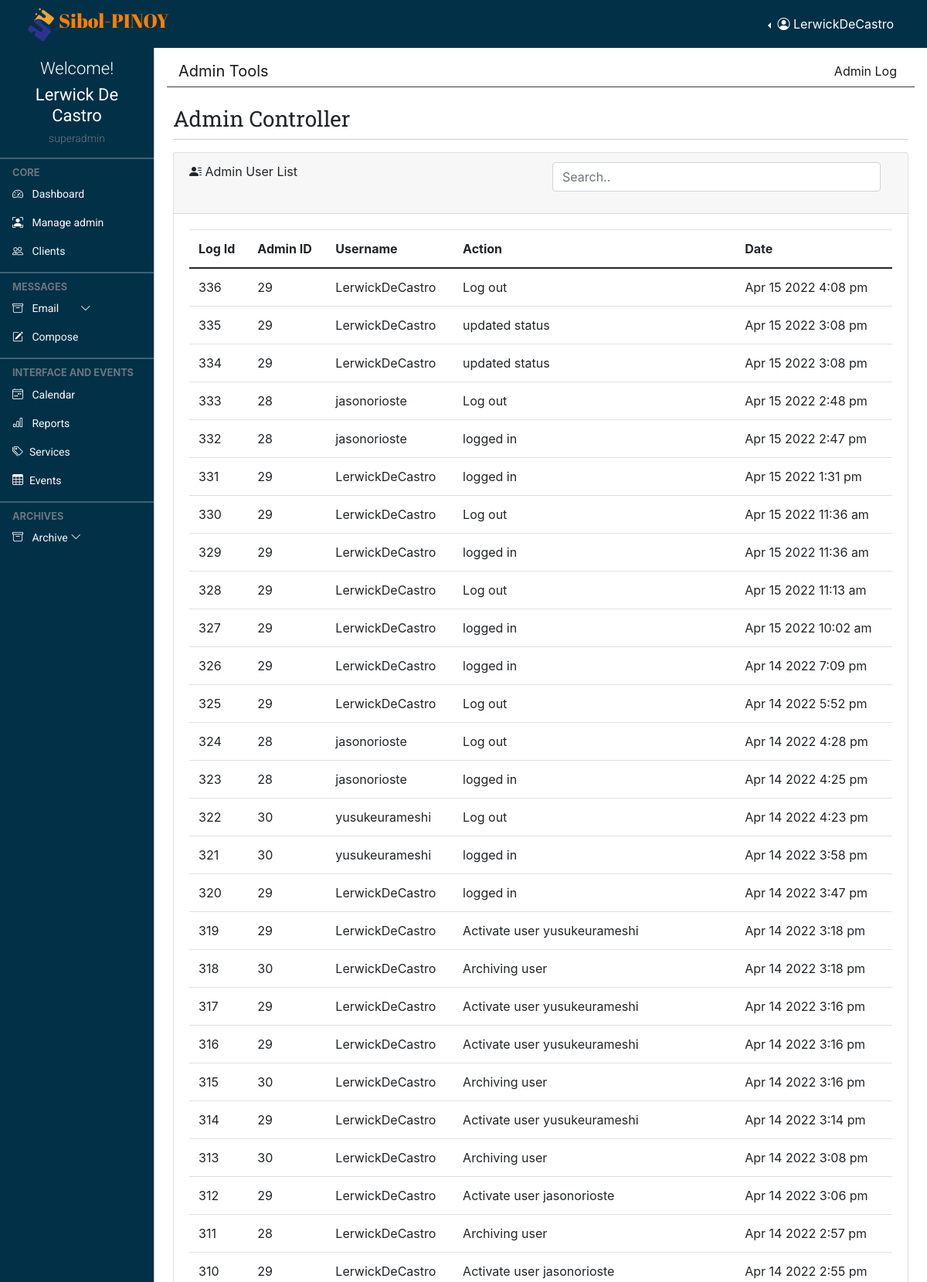
Page /admin/admin.log.php (signed in, upper part) on the committed database.
### tables this page shows
CREATE TABLE `profile` (
  `id` int(11) NOT NULL,
  `loginId` int(11) NOT NULL,
  `firstName` varchar(255) NOT NULL,
  `lastName` varchar(255) NOT NULL,
  `dateAdded` datetime NOT NULL
);

CREATE TABLE `adminlog` (
  `id` int(150) NOT NULL,
  `loginId` int(11) NOT NULL,
  `action` varchar(255) NOT NULL,
  `actionBy` varchar(255) NOT NULL,
  `date` datetime NOT NULL
);

### admin/admin.log.php (the view, shortened to what this page needs)
<!doctype html>
<html lang="en">
  <?php
      require "layout.part/admin.header.php";
  ?>
  <body>
    <?php
      require "layout.part/admin.top.navbar.php";
    ?>
    <?php
      require "layout.part/admin.side.navbar.php";
    ?>
    <main class="mt-5 pt-3">
        <nav class="navbar navbar-expand-lg navbar-light bg-white">
            <div class="container-fluid border-bottom border-3 border-dark mb-2">
                <a class="navbar-brand" href="admin.con">Admin Tools</a>
                <div class="navbar-nav">
                    <a class="nav-link active" aria-current="page" href="admin.log">Admin Log</a>
                </div>
            </div>
        </nav>
        <div class="container-fluid px-4">
            <div class="row">
                <div class="col-md-12 my-2">
                    <h4 class="page-header">Admin Controller</h4>
                    <hr class="dropdown-divider bg-dark" />
                </div>
            </div>
            <div class="row">
            <div class="col-md-12 mb-3">
                <div class="card">
                    <div class="card-header">
                        <i class="bi bi-person-lines-fill"></i></span> Admin User List
                        <div class="form-group float-end col-md-6">
                            <input type="text" class="form-control inputSearch" id="inputSearch" placeholder="Search..">
                        </div>
                    </div>
                    <div class="card-body">
                        <div class="table-responsive">
                            <table id="example" class="table data-table" style="width: 100%">
                                <thead>
                                    <tr>
                                        <th>Log Id</th>
                                        <th>Admin ID</th>
                                        <th>Username</th>
                                        <th>Action</th>
                                        <th>Date</th>
                                    </tr>
                                </thead>
                                <tbody id="myTable">
                                    <?php
                                        $adminlog_query = "SELECT * FROM `adminlog` ORDER BY id DESC";
                                        $adminlog_query_result = mysqli_query($conn, $adminlog_query);
                                        if(mysqli_num_rows($adminlog_query_result) > 0){
                                            foreach($adminlog_query_result as $adminlog){
                                                ?>
                                                <tr>
                                                    <td><?= $adminlog['id'] ?></td>
                                                    <td><?= $adminlog['loginId'] ?></td>
                                                    <td><?= $adminlog['actionBy'] ?></td>
                                                    <td><?= $adminlog['action'] ?></td>
                                                    <td><?= date('M d Y g:i a',  strtotime($adminlog['date'])) ?></td>
                                                </tr>
                                                <?php
                                            }
                                        }
                                    ?>
                                </tbody>
                            </table>
                        </div>
                    </div>
                </div>
            </div>
        </div>
    </main>
  </body>
</html>

### admin/layout.part/admin.header.php (shortened to what this page needs)
  <head>
    <link href="https://cdn.jsdelivr.net/npm/bootstrap@5.0.2/dist/css/bootstrap.min.css" rel="stylesheet">
    <link rel="stylesheet" href="https://cdnjs.cloudflare.com/ajax/libs/fullcalendar/3.4.0/fullcalendar.css" />
    <link rel="stylesheet" href="https://cdnjs.cloudflare.com/ajax/libs/twitter-bootstrap/4.0.0-alpha.6/css/bootstrap.css" />
    <link rel="stylesheet" href="https://cdn.jsdelivr.net/npm/bootstrap-icons@1.4.1/font/bootstrap-icons.css"/>
    <link rel="stylesheet" href="style/dataTables.bootstrap5.min.css" />
    <link rel="stylesheet" href="style/addstyler.css" />
    <link rel="stylesheet" href="style/colored.css" />
  </head>
<?php
function levelCheck($lev){
    if($lev == "0"){
      $lev = "admin";
    }
    else if($lev == "1"){
      $lev = "superadmin";
    }
    echo $lev;
  }
?>

### admin/layout.part/admin.top.navbar.php (shortened to what this page needs)
<?php
  require "../connection.php";
  if(isset($_SESSION["username"]) && isset($_SESSION["level"])){
    $musername = $_SESSION["username"];
    $sql = "SELECT login.loginId, profile.firstName, profile.lastName, login.username, login.level FROM login INNER JOIN profile ON
                login.loginId = profile.loginId WHERE login.username = '$musername'";
    if($result = $conn->query($sql)){
      if($result->num_rows == 1){
        if($row = $result->fetch_assoc()){
          $firstName = $row["firstName"];
          $lastName = $row["lastName"];
          $rusername = $row["username"];
          $level = $row["level"];
        }
      }
    }
  }
?>
<nav class="navbar navbar-expand-lg navbar-dark px-3 fixed-top bg-coloured">
  <div class="container-fluid">
    <div class="">
      <img class="__logo" src="../img/logo.png" alt=""><a class="logo-font" href="#">Sibol-PINOY</a>
    </div>
    <div class="collapse navbar-collapse justify-content-md-end" id="topNavBar">
      <div class="btn-group border-0 dropstart">
        <button type="button" class="btn text-white dropdown-toggle border-0" data-bs-toggle="dropdown" aria-expanded="false">
          <i class="bi bi-person-circle"></i> <span> <?= $rusername ?> </span>
        </button>
      </div>
    </div>
  </div>
</nav>

### admin/layout.part/admin.side.navbar.php (shortened to what this page needs)
<div class="offcanvas offcanvas-start sidebar-nav bg-coloured" id="sidebar">
    <div class="offcanvas-body p-0">
        <div class="container pt-3 text-center">
            <div class="text-white">
            <h4 class="welcome-text">Welcome!</h4>
            <h2 class="user-text"><?= $firstName . " " . $lastName?></h2>
            <h6 class="text-muted text-small"><?= levelCheck($level) ?></h6>
            </div>
        </div>
        <nav class="navbar-dark pb-5">
            <ul class="navbar-nav">
                <hr class="dropdown-divider bg-light" />
                <div class="text-muted small fw-bold text-uppercase px-3">
                    CORE
                </div>
                <li>
                    <a href="landing" class="nav-link px-3 text-light text-normal">
                        <span class="me-2"><i class="bi bi-speedometer2"></i></span>
                        <span>Dashboard</span>
                    </a>
                    <?php
                        if(isset($_SESSION["level"])){
                            $check_level = $_SESSION["level"];
                            if($check_level == '1'){
                                echo ' <a href="admin.con" class="nav-link px-3 text-light text-normal">
                                            <span class="me-2"><i class="bi bi-person-bounding-box"></i></span>
                                            <span>Manage admin</span>
                                        </a>';
                            }
                        }
                    ?>
                    <a href="clients.record" class="nav-link px-3 text-light text-normal">
                        <span class="me-2"><i class="bi bi-people"></i></span>
                        <span>Clients</span>
                    </a>
                </li>
                <hr class="dropdown-divider bg-light" />
                <div class="text-muted small fw-bold text-uppercase px-3">
                    Messages
                </div>
                <li>
                    <a class="nav-link px-3 text-light text-normal position-relative" data-bs-toggle="collapse" href="#email">
                        <span class="me-2"><i class="bi bi-archive"></i></span>
                            <span>Email
                        </span>
                        <span class="ms-auto">
                            <span class="right-icon mx-4">
                            <i class="bi bi-chevron-down"></i>
                            </span>
                        </span>
                    </a>
                    <a href="#" class="nav-link px-3 text-light text-normal">
                        <span class="me-2"><i class="bi bi-pencil-square"></i></span>
                        <span>
                            <button type="button" class="bg-transparent border-0 text-light" data-bs-toggle="modal" data-bs-target="#exampleModal">
                                Compose
                            </button>
                        </span>
                    </a>
                </li>
                <hr class="dropdown-divider bg-light" />
                <div class="text-muted small fw-bold text-uppercase px-3">
                    Interface and Events
                </div>
                <li>
                    <a href="calender" class="nav-link px-3 text-light text-normal">
                            <span class="me-2"><i class="bi bi-calendar4-week"></i></span>
                            <span>Calendar</span>
                    </a>
                    <a href="reports" class="nav-link px-3 text-light text-normal">
                            <span class="me-2"><i class="bi bi-bar-chart"></i></span>
                            <span>Reports</span>
                    </a>
                    <a href="services.tools" class="nav-link px-3 sidebar-link text-light text-normal" >
                        <span class="me-2"><i class="bi bi-tags"></i></span>
                        <span>Services</span>
                    </a>
                    <a href="events" class="nav-link px-3 sidebar-link text-light text-normal">
                        <span class="me-2"><i class="bi bi-table"></i></span>
                        <span>Events</span>
                    </a>
                </li>
                <hr class="dropdown-divider bg-light" />
                <div class="text-muted small fw-bold text-uppercase px-3">
                    Archives
                </div>
                <li>
                    <a class="nav-link px-3  text-light text-normal" data-bs-toggle="collapse" href="#archives">
                        <span class="me-2"><i class="bi bi-archive"></i></span>
                        <span>Archive</span>
                        <span class="ms-auto">
                            <span class="right-icon">
                            <i class="bi bi-chevron-down"></i>
                            </span>
                        </span>
                    </a>
                </li>
            </ul>
        </nav>
    </div>
</div>

### admin/style/addstyler.css (style rules this page uses)
:root { --yellowColor: #FF7F00; --blueColor: #040478; --roboto: 'Roboto', sans-serif; --robotoSlab: 'Roboto Slab', serif; --abrilFatface: 'Abril Fatface', cursive; --offcanvas-width: 200px; --topNavbarHeight: 60px; --navColor: #6c757d; }
* { padding: 0; margin: 0; box-sizing: border-box; }
body { background-color: rgb(255, 255, 255); overflow: hidden; }
.text-normal { font-family: var(--roboto); font-size: 14px; font-weight: 400; }
.text-small { font-family: var(--roboto); font-size: 14px; font-weight: 300; }
.page-header { font-family: var(--robotoSlab); font-size: 28px; font-weight: 400; }
.user-text { font-family: var(--roboto); font-size: 22px; font-weight: 400; }
.welcome-text { font-family: var(--roboto); font-size: 22px; font-weight: 300; }
.__logo { width: 45px; height: 45px; }
.logo-font { font-family: var(--abrilFatface); color: var(--yellowColor); font-size: 25px; text-decoration: none; transition: 0.3s ease-in-out; }
.sidebar-nav { width: var(--offcanvas-width); }
.sidebar-link { display: flex; align-items: center; }
@media (min-width: 992px) { body { overflow: auto !important; } }
@media (min-width: 992px) { main { margin-left: var(--offcanvas-width); } }
@media (min-width: 992px) { .sidebar-nav { -webkit-transform: none; transform: none; visibility: visible !important; height: calc(100% - var(--topNavbarHeight)); top: var(--topNavbarHeight); } }

### admin/style/colored.css (style rules this page uses)
.bg-coloured { background-color: #023047; }

### rows in the picture
profile: loginId.username "LerwickDeCastro", firstName "Lerwick", lastName "De Castro", loginId.level "superadmin"
adminlog: id "336", loginId "29", actionBy "LerwickDeCastro", action "Log out", date "Apr 15 2022 4:08 pm"
adminlog: id "335", loginId "29", actionBy "LerwickDeCastro", action "updated status", date "Apr 15 2022 3:08 pm"
adminlog: id "334", loginId "29", actionBy "LerwickDeCastro", action "updated status", date "Apr 15 2022 3:08 pm"
adminlog: id "333", loginId "28", actionBy "jasonorioste", action "Log out", date "Apr 15 2022 2:48 pm"
adminlog: id "332", loginId "28", actionBy "jasonorioste", action "logged in", date "Apr 15 2022 2:47 pm"
adminlog: id "331", loginId "29", actionBy "LerwickDeCastro", action "logged in", date "Apr 15 2022 1:31 pm"
adminlog: id "330", loginId "29", actionBy "LerwickDeCastro", action "Log out", date "Apr 15 2022 11:36 am"
adminlog: id "329", loginId "29", actionBy "LerwickDeCastro", action "logged in", date "Apr 15 2022 11:36 am"
adminlog: id "328", loginId "29", actionBy "LerwickDeCastro", action "Log out", date "Apr 15 2022 11:13 am"
adminlog: id "327", loginId "29", actionBy "LerwickDeCastro", action "logged in", date "Apr 15 2022 10:02 am"
adminlog: id "326", loginId "29", actionBy "LerwickDeCastro", action "logged in", date "Apr 14 2022 7:09 pm"
adminlog: id "325", loginId "29", actionBy "LerwickDeCastro", action "Log out", date "Apr 14 2022 5:52 pm"
adminlog: id "324", loginId "28", actionBy "jasonorioste", action "Log out", date "Apr 14 2022 4:28 pm"
adminlog: id "323", loginId "28", actionBy "jasonorioste", action "logged in", date "Apr 14 2022 4:25 pm"
adminlog: id "322", loginId "30", actionBy "yusukeurameshi", action "Log out", date "Apr 14 2022 4:23 pm"
adminlog: id "321", loginId "30", actionBy "yusukeurameshi", action "logged in", date "Apr 14 2022 3:58 pm"
adminlog: id "320", loginId "29", actionBy "LerwickDeCastro", action "logged in", date "Apr 14 2022 3:47 pm"
adminlog: id "319", loginId "29", actionBy "LerwickDeCastro", action "Activate user yusukeurameshi", date "Apr 14 2022 3:18 pm"
adminlog: id "318", loginId "30", actionBy "LerwickDeCastro", action "Archiving user", date "Apr 14 2022 3:18 pm"
adminlog: id "317", loginId "29", actionBy "LerwickDeCastro", action "Activate user yusukeurameshi", date "Apr 14 2022 3:16 pm"
adminlog: id "316", loginId "29", actionBy "LerwickDeCastro", action "Activate user yusukeurameshi", date "Apr 14 2022 3:16 pm"
adminlog: id "315", loginId "30", actionBy "LerwickDeCastro", action "Archiving user", date "Apr 14 2022 3:16 pm"
adminlog: id "314", loginId "29", actionBy "LerwickDeCastro", action "Activate user yusukeurameshi", date "Apr 14 2022 3:14 pm"
adminlog: id "313", loginId "30", actionBy "LerwickDeCastro", action "Archiving user", date "Apr 14 2022 3:08 pm"
adminlog: id "312", loginId "29", actionBy "LerwickDeCastro", action "Activate user jasonorioste", date "Apr 14 2022 3:06 pm"
adminlog: id "311", loginId "28", actionBy "LerwickDeCastro", action "Archiving user", date "Apr 14 2022 2:57 pm"
adminlog: id "310", loginId "29", actionBy "LerwickDeCastro", action "Activate user jasonorioste", date "Apr 14 2022 2:55 pm"
